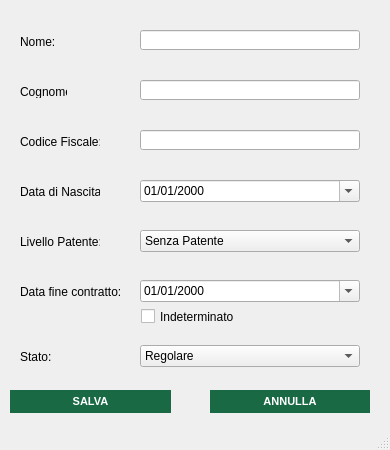
<?xml version="1.0" encoding="UTF-8"?>
<ui version="4.0">
 <class>modificaoperatore_window</class>
 <widget class="QMainWindow" name="modificaoperatore_window">
  <property name="geometry">
   <rect>
    <x>0</x>
    <y>0</y>
    <width>390</width>
    <height>450</height>
   </rect>
  </property>
  <property name="minimumSize">
   <size>
    <width>390</width>
    <height>450</height>
   </size>
  </property>
  <property name="maximumSize">
   <size>
    <width>390</width>
    <height>450</height>
   </size>
  </property>
  <property name="windowTitle">
   <string>Modifica Operatore</string>
  </property>
  <property name="windowIcon">
   <iconset resource="xz.qrc">
    <normaloff>:/images/images/AnconAmbiente_Logo.png</normaloff>:/images/images/AnconAmbiente_Logo.png</iconset>
  </property>
  <widget class="QWidget" name="modificaoperatore_widget">
   <widget class="QLineEdit" name="cf_field">
    <property name="geometry">
     <rect>
      <x>140</x>
      <y>130</y>
      <width>220</width>
      <height>20</height>
     </rect>
    </property>
   </widget>
   <widget class="QLabel" name="label">
    <property name="geometry">
     <rect>
      <x>20</x>
      <y>35</y>
      <width>47</width>
      <height>13</height>
     </rect>
    </property>
    <property name="text">
     <string>Nome:</string>
    </property>
   </widget>
   <widget class="QLabel" name="label_2">
    <property name="geometry">
     <rect>
      <x>20</x>
      <y>85</y>
      <width>47</width>
      <height>13</height>
     </rect>
    </property>
    <property name="text">
     <string>Cognome:</string>
    </property>
   </widget>
   <widget class="QLabel" name="label_3">
    <property name="geometry">
     <rect>
      <x>20</x>
      <y>235</y>
      <width>80</width>
      <height>13</height>
     </rect>
    </property>
    <property name="text">
     <string>Livello Patente:</string>
    </property>
   </widget>
   <widget class="QPushButton" name="salva_button">
    <property name="geometry">
     <rect>
      <x>10</x>
      <y>390</y>
      <width>161</width>
      <height>23</height>
     </rect>
    </property>
    <property name="styleSheet">
     <string notr="true">QPushButton{
background-color:rgb(24, 105, 68);
color: white;
border-style: outset;
font:  bold 11px


}

QPushButton:hover{
background-color:rgb(170, 203, 108);
color: white;
border-style: outset;
font:  bold 11px
}</string>
    </property>
    <property name="text">
     <string>SALVA</string>
    </property>
   </widget>
   <widget class="QComboBox" name="patente_combo">
    <property name="geometry">
     <rect>
      <x>140</x>
      <y>230</y>
      <width>220</width>
      <height>22</height>
     </rect>
    </property>
    <item>
     <property name="text">
      <string>Senza Patente</string>
     </property>
    </item>
    <item>
     <property name="text">
      <string>A</string>
     </property>
    </item>
    <item>
     <property name="text">
      <string>B</string>
     </property>
    </item>
    <item>
     <property name="text">
      <string>C</string>
     </property>
    </item>
    <item>
     <property name="text">
      <string>D</string>
     </property>
    </item>
    <item>
     <property name="text">
      <string>E</string>
     </property>
    </item>
   </widget>
   <widget class="QPushButton" name="annulla_button">
    <property name="geometry">
     <rect>
      <x>210</x>
      <y>390</y>
      <width>160</width>
      <height>23</height>
     </rect>
    </property>
    <property name="styleSheet">
     <string notr="true">QPushButton{
background-color:rgb(24, 105, 68);
color: white;
border-style: outset;
font:  bold 11px


}

QPushButton:hover{
background-color:rgb(170, 203, 108);
color: white;
border-style: outset;
font:  bold 11px
}</string>
    </property>
    <property name="text">
     <string>ANNULLA</string>
    </property>
   </widget>
   <widget class="QLabel" name="label_4">
    <property name="geometry">
     <rect>
      <x>20</x>
      <y>285</y>
      <width>100</width>
      <height>13</height>
     </rect>
    </property>
    <property name="text">
     <string>Data fine contratto:</string>
    </property>
   </widget>
   <widget class="QDateEdit" name="nascita_datepicker">
    <property name="geometry">
     <rect>
      <x>140</x>
      <y>180</y>
      <width>220</width>
      <height>22</height>
     </rect>
    </property>
    <property name="displayFormat">
     <string>MM/dd/yyyy</string>
    </property>
    <property name="calendarPopup">
     <bool>true</bool>
    </property>
   </widget>
   <widget class="QDateEdit" name="finecontratto_datepicker">
    <property name="geometry">
     <rect>
      <x>140</x>
      <y>280</y>
      <width>220</width>
      <height>22</height>
     </rect>
    </property>
    <property name="displayFormat">
     <string>MM/dd/yyyy</string>
    </property>
    <property name="calendarPopup">
     <bool>true</bool>
    </property>
   </widget>
   <widget class="QLineEdit" name="nome_field">
    <property name="geometry">
     <rect>
      <x>140</x>
      <y>30</y>
      <width>220</width>
      <height>20</height>
     </rect>
    </property>
   </widget>
   <widget class="QLabel" name="label_6">
    <property name="geometry">
     <rect>
      <x>20</x>
      <y>135</y>
      <width>80</width>
      <height>13</height>
     </rect>
    </property>
    <property name="text">
     <string>Codice Fiscale:</string>
    </property>
   </widget>
   <widget class="QLabel" name="label_5">
    <property name="geometry">
     <rect>
      <x>20</x>
      <y>185</y>
      <width>80</width>
      <height>13</height>
     </rect>
    </property>
    <property name="text">
     <string>Data di Nascita:</string>
    </property>
   </widget>
   <widget class="QLineEdit" name="cognome_field">
    <property name="geometry">
     <rect>
      <x>140</x>
      <y>80</y>
      <width>220</width>
      <height>20</height>
     </rect>
    </property>
   </widget>
   <widget class="QComboBox" name="stato_combo">
    <property name="geometry">
     <rect>
      <x>140</x>
      <y>345</y>
      <width>220</width>
      <height>22</height>
     </rect>
    </property>
    <item>
     <property name="text">
      <string>Regolare</string>
     </property>
    </item>
    <item>
     <property name="text">
      <string>Malattia</string>
     </property>
    </item>
    <item>
     <property name="text">
      <string>Ferie</string>
     </property>
    </item>
   </widget>
   <widget class="QLabel" name="label_7">
    <property name="geometry">
     <rect>
      <x>20</x>
      <y>350</y>
      <width>47</width>
      <height>13</height>
     </rect>
    </property>
    <property name="text">
     <string>Stato:</string>
    </property>
   </widget>
   <widget class="QCheckBox" name="indeterminato_checkbox">
    <property name="geometry">
     <rect>
      <x>141</x>
      <y>305</y>
      <width>221</width>
      <height>23</height>
     </rect>
    </property>
    <property name="text">
     <string>Indeterminato</string>
    </property>
   </widget>
   <widget class="QLabel" name="nome_error">
    <property name="geometry">
     <rect>
      <x>140</x>
      <y>10</y>
      <width>235</width>
      <height>17</height>
     </rect>
    </property>
    <property name="palette">
     <palette>
      <active>
       <colorrole role="WindowText">
        <brush brushstyle="SolidPattern">
         <color alpha="255">
          <red>255</red>
          <green>0</green>
          <blue>0</blue>
         </color>
        </brush>
       </colorrole>
       <colorrole role="Text">
        <brush brushstyle="SolidPattern">
         <color alpha="255">
          <red>255</red>
          <green>0</green>
          <blue>0</blue>
         </color>
        </brush>
       </colorrole>
       <colorrole role="PlaceholderText">
        <brush brushstyle="SolidPattern">
         <color alpha="128">
          <red>255</red>
          <green>0</green>
          <blue>0</blue>
         </color>
        </brush>
       </colorrole>
      </active>
      <inactive>
       <colorrole role="WindowText">
        <brush brushstyle="SolidPattern">
         <color alpha="255">
          <red>255</red>
          <green>0</green>
          <blue>0</blue>
         </color>
        </brush>
       </colorrole>
       <colorrole role="Text">
        <brush brushstyle="SolidPattern">
         <color alpha="255">
          <red>255</red>
          <green>0</green>
          <blue>0</blue>
         </color>
        </brush>
       </colorrole>
       <colorrole role="PlaceholderText">
        <brush brushstyle="SolidPattern">
         <color alpha="128">
          <red>255</red>
          <green>0</green>
          <blue>0</blue>
         </color>
        </brush>
       </colorrole>
      </inactive>
      <disabled>
       <colorrole role="WindowText">
        <brush brushstyle="SolidPattern">
         <color alpha="255">
          <red>190</red>
          <green>190</green>
          <blue>190</blue>
         </color>
        </brush>
       </colorrole>
       <colorrole role="Text">
        <brush brushstyle="SolidPattern">
         <color alpha="255">
          <red>190</red>
          <green>190</green>
          <blue>190</blue>
         </color>
        </brush>
       </colorrole>
       <colorrole role="PlaceholderText">
        <brush brushstyle="SolidPattern">
         <color alpha="128">
          <red>0</red>
          <green>0</green>
          <blue>0</blue>
         </color>
        </brush>
       </colorrole>
      </disabled>
     </palette>
    </property>
    <property name="text">
     <string/>
    </property>
   </widget>
   <widget class="QLabel" name="cognome_error">
    <property name="geometry">
     <rect>
      <x>140</x>
      <y>60</y>
      <width>235</width>
      <height>17</height>
     </rect>
    </property>
    <property name="palette">
     <palette>
      <active>
       <colorrole role="WindowText">
        <brush brushstyle="SolidPattern">
         <color alpha="255">
          <red>255</red>
          <green>0</green>
          <blue>0</blue>
         </color>
        </brush>
       </colorrole>
       <colorrole role="Text">
        <brush brushstyle="SolidPattern">
         <color alpha="255">
          <red>255</red>
          <green>0</green>
          <blue>0</blue>
         </color>
        </brush>
       </colorrole>
       <colorrole role="PlaceholderText">
        <brush brushstyle="SolidPattern">
         <color alpha="128">
          <red>255</red>
          <green>0</green>
          <blue>0</blue>
         </color>
        </brush>
       </colorrole>
      </active>
      <inactive>
       <colorrole role="WindowText">
        <brush brushstyle="SolidPattern">
         <color alpha="255">
          <red>255</red>
          <green>0</green>
          <blue>0</blue>
         </color>
        </brush>
       </colorrole>
       <colorrole role="Text">
        <brush brushstyle="SolidPattern">
         <color alpha="255">
          <red>255</red>
          <green>0</green>
          <blue>0</blue>
         </color>
        </brush>
       </colorrole>
       <colorrole role="PlaceholderText">
        <brush brushstyle="SolidPattern">
         <color alpha="128">
          <red>255</red>
          <green>0</green>
          <blue>0</blue>
         </color>
        </brush>
       </colorrole>
      </inactive>
      <disabled>
       <colorrole role="WindowText">
        <brush brushstyle="SolidPattern">
         <color alpha="255">
          <red>190</red>
          <green>190</green>
          <blue>190</blue>
         </color>
        </brush>
       </colorrole>
       <colorrole role="Text">
        <brush brushstyle="SolidPattern">
         <color alpha="255">
          <red>190</red>
          <green>190</green>
          <blue>190</blue>
         </color>
        </brush>
       </colorrole>
       <colorrole role="PlaceholderText">
        <brush brushstyle="SolidPattern">
         <color alpha="128">
          <red>0</red>
          <green>0</green>
          <blue>0</blue>
         </color>
        </brush>
       </colorrole>
      </disabled>
     </palette>
    </property>
    <property name="text">
     <string/>
    </property>
   </widget>
   <widget class="QLabel" name="cf_error">
    <property name="geometry">
     <rect>
      <x>140</x>
      <y>110</y>
      <width>235</width>
      <height>17</height>
     </rect>
    </property>
    <property name="palette">
     <palette>
      <active>
       <colorrole role="WindowText">
        <brush brushstyle="SolidPattern">
         <color alpha="255">
          <red>255</red>
          <green>0</green>
          <blue>0</blue>
         </color>
        </brush>
       </colorrole>
       <colorrole role="Text">
        <brush brushstyle="SolidPattern">
         <color alpha="255">
          <red>255</red>
          <green>0</green>
          <blue>0</blue>
         </color>
        </brush>
       </colorrole>
       <colorrole role="PlaceholderText">
        <brush brushstyle="SolidPattern">
         <color alpha="128">
          <red>255</red>
          <green>0</green>
          <blue>0</blue>
         </color>
        </brush>
       </colorrole>
      </active>
      <inactive>
       <colorrole role="WindowText">
        <brush brushstyle="SolidPattern">
         <color alpha="255">
          <red>255</red>
          <green>0</green>
          <blue>0</blue>
         </color>
        </brush>
       </colorrole>
       <colorrole role="Text">
        <brush brushstyle="SolidPattern">
         <color alpha="255">
          <red>255</red>
          <green>0</green>
          <blue>0</blue>
         </color>
        </brush>
       </colorrole>
       <colorrole role="PlaceholderText">
        <brush brushstyle="SolidPattern">
         <color alpha="128">
          <red>255</red>
          <green>0</green>
          <blue>0</blue>
         </color>
        </brush>
       </colorrole>
      </inactive>
      <disabled>
       <colorrole role="WindowText">
        <brush brushstyle="SolidPattern">
         <color alpha="255">
          <red>190</red>
          <green>190</green>
          <blue>190</blue>
         </color>
        </brush>
       </colorrole>
       <colorrole role="Text">
        <brush brushstyle="SolidPattern">
         <color alpha="255">
          <red>190</red>
          <green>190</green>
          <blue>190</blue>
         </color>
        </brush>
       </colorrole>
       <colorrole role="PlaceholderText">
        <brush brushstyle="SolidPattern">
         <color alpha="128">
          <red>0</red>
          <green>0</green>
          <blue>0</blue>
         </color>
        </brush>
       </colorrole>
      </disabled>
     </palette>
    </property>
    <property name="text">
     <string/>
    </property>
   </widget>
   <widget class="QLabel" name="datanascita_error">
    <property name="geometry">
     <rect>
      <x>140</x>
      <y>160</y>
      <width>235</width>
      <height>17</height>
     </rect>
    </property>
    <property name="palette">
     <palette>
      <active>
       <colorrole role="WindowText">
        <brush brushstyle="SolidPattern">
         <color alpha="255">
          <red>255</red>
          <green>0</green>
          <blue>0</blue>
         </color>
        </brush>
       </colorrole>
       <colorrole role="Text">
        <brush brushstyle="SolidPattern">
         <color alpha="255">
          <red>255</red>
          <green>0</green>
          <blue>0</blue>
         </color>
        </brush>
       </colorrole>
       <colorrole role="PlaceholderText">
        <brush brushstyle="SolidPattern">
         <color alpha="128">
          <red>255</red>
          <green>0</green>
          <blue>0</blue>
         </color>
        </brush>
       </colorrole>
      </active>
      <inactive>
       <colorrole role="WindowText">
        <brush brushstyle="SolidPattern">
         <color alpha="255">
          <red>255</red>
          <green>0</green>
          <blue>0</blue>
         </color>
        </brush>
       </colorrole>
       <colorrole role="Text">
        <brush brushstyle="SolidPattern">
         <color alpha="255">
          <red>255</red>
          <green>0</green>
          <blue>0</blue>
         </color>
        </brush>
       </colorrole>
       <colorrole role="PlaceholderText">
        <brush brushstyle="SolidPattern">
         <color alpha="128">
          <red>255</red>
          <green>0</green>
          <blue>0</blue>
         </color>
        </brush>
       </colorrole>
      </inactive>
      <disabled>
       <colorrole role="WindowText">
        <brush brushstyle="SolidPattern">
         <color alpha="255">
          <red>190</red>
          <green>190</green>
          <blue>190</blue>
         </color>
        </brush>
       </colorrole>
       <colorrole role="Text">
        <brush brushstyle="SolidPattern">
         <color alpha="255">
          <red>190</red>
          <green>190</green>
          <blue>190</blue>
         </color>
        </brush>
       </colorrole>
       <colorrole role="PlaceholderText">
        <brush brushstyle="SolidPattern">
         <color alpha="128">
          <red>0</red>
          <green>0</green>
          <blue>0</blue>
         </color>
        </brush>
       </colorrole>
      </disabled>
     </palette>
    </property>
    <property name="text">
     <string/>
    </property>
   </widget>
   <widget class="QLabel" name="patente_error">
    <property name="geometry">
     <rect>
      <x>140</x>
      <y>210</y>
      <width>235</width>
      <height>17</height>
     </rect>
    </property>
    <property name="palette">
     <palette>
      <active>
       <colorrole role="WindowText">
        <brush brushstyle="SolidPattern">
         <color alpha="255">
          <red>255</red>
          <green>0</green>
          <blue>0</blue>
         </color>
        </brush>
       </colorrole>
       <colorrole role="Text">
        <brush brushstyle="SolidPattern">
         <color alpha="255">
          <red>255</red>
          <green>0</green>
          <blue>0</blue>
         </color>
        </brush>
       </colorrole>
       <colorrole role="PlaceholderText">
        <brush brushstyle="SolidPattern">
         <color alpha="128">
          <red>255</red>
          <green>0</green>
          <blue>0</blue>
         </color>
        </brush>
       </colorrole>
      </active>
      <inactive>
       <colorrole role="WindowText">
        <brush brushstyle="SolidPattern">
         <color alpha="255">
          <red>255</red>
          <green>0</green>
          <blue>0</blue>
         </color>
        </brush>
       </colorrole>
       <colorrole role="Text">
        <brush brushstyle="SolidPattern">
         <color alpha="255">
          <red>255</red>
          <green>0</green>
          <blue>0</blue>
         </color>
        </brush>
       </colorrole>
       <colorrole role="PlaceholderText">
        <brush brushstyle="SolidPattern">
         <color alpha="128">
          <red>255</red>
          <green>0</green>
          <blue>0</blue>
         </color>
        </brush>
       </colorrole>
      </inactive>
      <disabled>
       <colorrole role="WindowText">
        <brush brushstyle="SolidPattern">
         <color alpha="255">
          <red>190</red>
          <green>190</green>
          <blue>190</blue>
         </color>
        </brush>
       </colorrole>
       <colorrole role="Text">
        <brush brushstyle="SolidPattern">
         <color alpha="255">
          <red>190</red>
          <green>190</green>
          <blue>190</blue>
         </color>
        </brush>
       </colorrole>
       <colorrole role="PlaceholderText">
        <brush brushstyle="SolidPattern">
         <color alpha="128">
          <red>0</red>
          <green>0</green>
          <blue>0</blue>
         </color>
        </brush>
       </colorrole>
      </disabled>
     </palette>
    </property>
    <property name="text">
     <string/>
    </property>
   </widget>
   <widget class="QLabel" name="datacontratto_error">
    <property name="geometry">
     <rect>
      <x>140</x>
      <y>260</y>
      <width>235</width>
      <height>17</height>
     </rect>
    </property>
    <property name="palette">
     <palette>
      <active>
       <colorrole role="WindowText">
        <brush brushstyle="SolidPattern">
         <color alpha="255">
          <red>255</red>
          <green>0</green>
          <blue>0</blue>
         </color>
        </brush>
       </colorrole>
       <colorrole role="Text">
        <brush brushstyle="SolidPattern">
         <color alpha="255">
          <red>255</red>
          <green>0</green>
          <blue>0</blue>
         </color>
        </brush>
       </colorrole>
       <colorrole role="PlaceholderText">
        <brush brushstyle="SolidPattern">
         <color alpha="128">
          <red>255</red>
          <green>0</green>
          <blue>0</blue>
         </color>
        </brush>
       </colorrole>
      </active>
      <inactive>
       <colorrole role="WindowText">
        <brush brushstyle="SolidPattern">
         <color alpha="255">
          <red>255</red>
          <green>0</green>
          <blue>0</blue>
         </color>
        </brush>
       </colorrole>
       <colorrole role="Text">
        <brush brushstyle="SolidPattern">
         <color alpha="255">
          <red>255</red>
          <green>0</green>
          <blue>0</blue>
         </color>
        </brush>
       </colorrole>
       <colorrole role="PlaceholderText">
        <brush brushstyle="SolidPattern">
         <color alpha="128">
          <red>255</red>
          <green>0</green>
          <blue>0</blue>
         </color>
        </brush>
       </colorrole>
      </inactive>
      <disabled>
       <colorrole role="WindowText">
        <brush brushstyle="SolidPattern">
         <color alpha="255">
          <red>190</red>
          <green>190</green>
          <blue>190</blue>
         </color>
        </brush>
       </colorrole>
       <colorrole role="Text">
        <brush brushstyle="SolidPattern">
         <color alpha="255">
          <red>190</red>
          <green>190</green>
          <blue>190</blue>
         </color>
        </brush>
       </colorrole>
       <colorrole role="PlaceholderText">
        <brush brushstyle="SolidPattern">
         <color alpha="128">
          <red>0</red>
          <green>0</green>
          <blue>0</blue>
         </color>
        </brush>
       </colorrole>
      </disabled>
     </palette>
    </property>
    <property name="text">
     <string/>
    </property>
   </widget>
  </widget>
  <widget class="QStatusBar" name="statusbar"/>
 </widget>
 <resources>
  <include location="xz.qrc"/>
 </resources>
 <connections/>
</ui>
